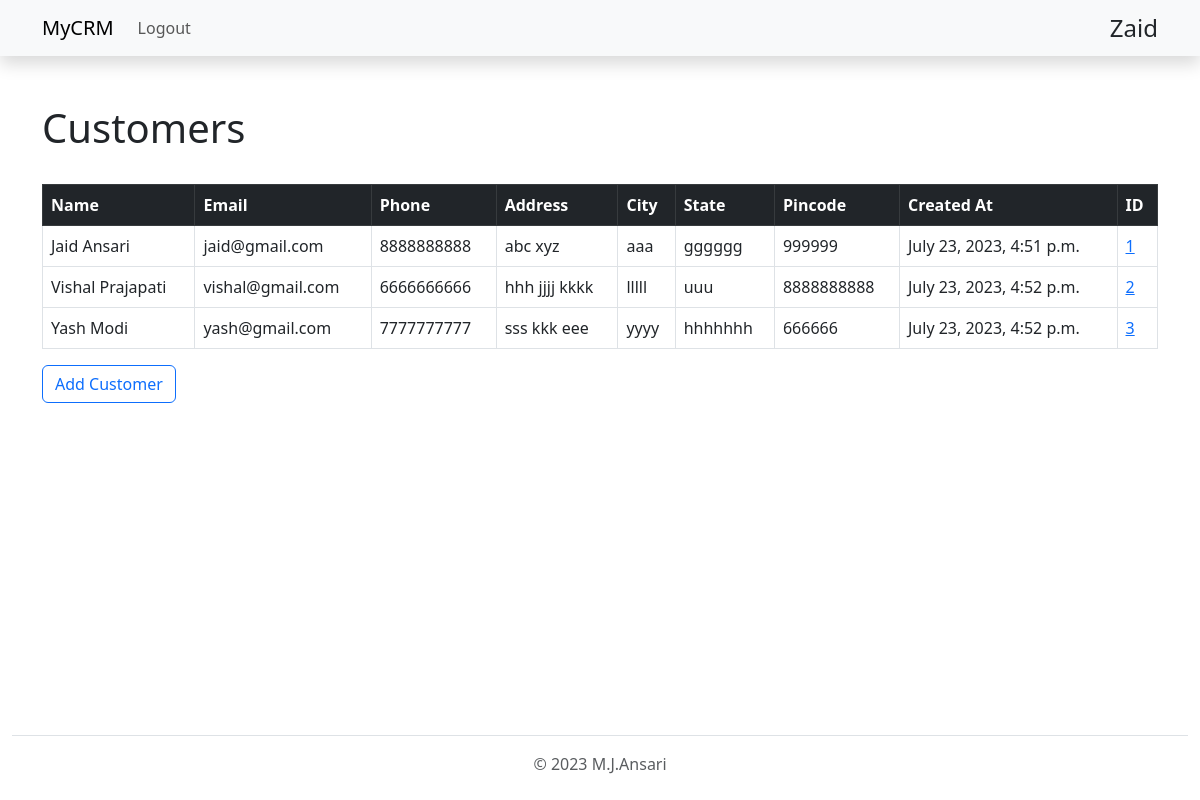
The app's page / (signed in) with its own data.
### home/models.py (models this page shows, shortened)
class Customer(models.Model):
    created_at = models.DateTimeField(auto_now_add=True)
    first_name = models.CharField(max_length=50)
    last_name = models.CharField(max_length=50)
    email = models.CharField(max_length=100)
    phone = models.CharField(max_length=15)
    address = models.CharField(max_length=150)
    city = models.CharField(max_length=50)
    state = models.CharField(max_length=50)
    pincode = models.CharField(max_length=10)

### home/views.py (the view, shortened to what this page needs)
# urls.py: path('', index, name='home'),
def index(request):
    customers = Customer.objects.all()
    return render(request, "index.html", {"customers": customers})

### home/templates/index.html (shortened to what this page needs)
{% extends 'base.html' %}
{% block content %}
<br>
{% if user.is_authenticated %}
<h1>Customers</h1>
<br>
{% if customers %}
<table class="table table-hover table-bordered table-responsive">
    <thead class="table-dark">
        <tr>
            <th scope="col">Name</th>
            <th scope="col">Email</th>
            <th scope="col">Phone</th>
            <th scope="col">Address</th>
            <th scope="col">City</th>
            <th scope="col">State</th>
            <th scope="col">Pincode</th>
            <th scope="col">Created At</th>
            <th scope="col">ID</th>
        </tr>
    </thead>
    <tbody>
        {% for customer in customers %}
        <tr>
            <td>{{customer.first_name}} {{customer.last_name}}</td>
            <td>{{customer.email}}</td>
            <td>{{customer.phone}}</td>
            <td>{{customer.address}}</td>
            <td>{{customer.city}}</td>
            <td>{{customer.state}}</td>
            <td>{{customer.pincode}}</td>
            <td>{{customer.created_at}}</td>
            <td><a href="{% url 'customer' customer.id %}">{{customer.id}}</a></td>
        </tr>
        {% endfor %}
    </tbody>
</table>
{% else %}
<div class="alert alert-warning" role="alert">
Sorry No Records Found !!
</div>
{% endif %}
<a class="btn btn-outline-primary" aria-current="page" href="{% url 'add_customer' %}">Add Customer</a>
{% endif %}
<br>
{% endblock %}

### home/templates/base.html (shortened to what this page needs)
<!DOCTYPE html>
<html lang="en">
<head>
    <link href="https://cdn.jsdelivr.net/npm/bootstrap@5.3.0/dist/css/bootstrap.min.css" rel="stylesheet"
 />
</head>
<body>
    {% include 'navbar.html' %}
    <div class="container">
        <br>
        {% block content %}
        {% endblock %}
    </div>
    {% include 'footer.html' %}
</body>
</html>

### home/templates/navbar.html (shortened to what this page needs)
<nav class="navbar navbar-expand-lg bg-body-tertiary shadow">
  <div class="container">
    <a class="navbar-brand" href="{% url 'home' %}">MyCRM</a>
    <div class="collapse navbar-collapse" id="navbarSupportedContent">
      <ul class="navbar-nav me-auto mb-2 mb-lg-0">
        {% if user.is_authenticated %}
        <li class="nav-item">
          <a class="nav-link" aria-current="page" href="{% url 'logout' %}">Logout</a>
        </li>
        {% endif %}
      </ul>
      {% if user.is_authenticated %}
        <span class="fs-4">{{user.username}}</span>
      {% endif %}
    </div>
  </div>
</nav>

### home/templates/footer.html
<div class="container-fluid fixed-bottom">
  <footer class="pt-3 my-4">
    <ul class="nav justify-content-center border-bottom pb-3 mb-3">
    </ul>
    <p class="text-center text-muted">© 2023 M.J.Ansari</p>
  </footer>
</div>

### records on screen
Customer: first_name "Jaid", last_name "Ansari", email "jaid@gmail.com", phone "8888888888", address "abc xyz", city "aaa", state "gggggg", pincode "999999", created_at "July 23, 2023, 4:51 p.m.", id "1"
Customer: first_name "Vishal", last_name "Prajapati", email "vishal@gmail.com", phone "6666666666", address "hhh jjjj kkkk", city "lllll", state "uuu", pincode "8888888888", created_at "July 23, 2023, 4:52 p.m.", id "2"
Customer: first_name "Yash", last_name "Modi", email "yash@gmail.com", phone "7777777777", address "sss kkk eee", city "yyyy", state "hhhhhhh", pincode "666666", created_at "July 23, 2023, 4:52 p.m.", id "3"

### other values on screen
{{ user.username }} "Zaid"
